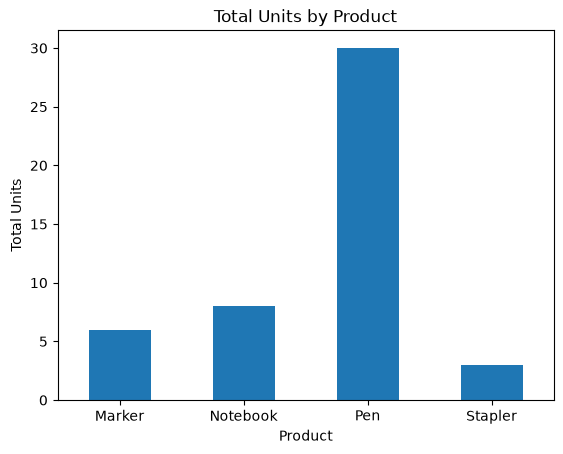

Generate this figure with Python:
import pandas as pd
import matplotlib.pyplot as plt

orders = pd.DataFrame({
    "product": ["Pen", "Notebook", "Pen", "Stapler", "Notebook", "Marker", "Pen", "Stapler"],
    "units": [10, 5, 8, 2, 3, 6, 12, 1]
})

product_units = orders.groupby("product")["units"].sum()

product_units.plot(kind="bar")

plt.xlabel("Product")
plt.ylabel("Total Units")
plt.title("Total Units by Product")
plt.xticks(rotation=0)

plt.savefig("bar_product_units.png", bbox_inches="tight")

print("Saved bar_product_units.png")
